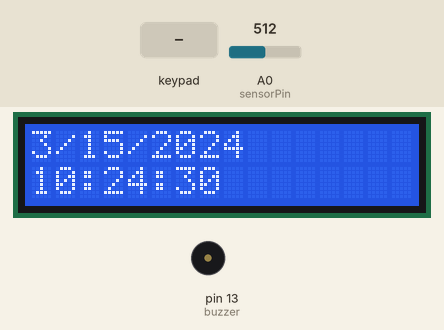
Simulated run of this sketch. Board: Arduino Uno, built with avr-gcc and run on an emulated ATmega328P. Shown: 16×2 character LCD, buzzer (waves = sounding). Inputs (shaded band) come from the test bench; at power-on: A0 (sensorPin) = 512. The local clock reads 2024-03-15 10:24:30 at power-on unless the sketch sets it; what the sketch prints to the serial monitor is not drawn.

Above: at 0.1 s.
1.3 s: key 'A' pressed
At 3.5 s:
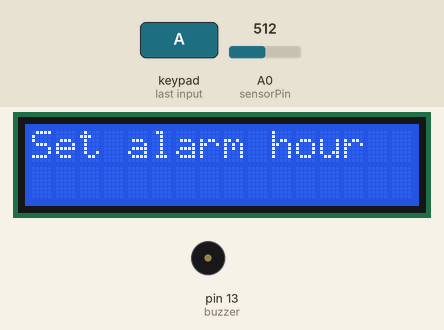
4.0 s: keypad keys 1 2 1 1 1 0 9 * pressed 0.4 s apart
At 8.5 s:
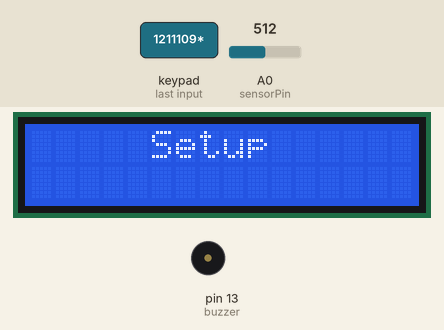
8.7 s: keypad keys 1 2 1 1 1 0 9 # pressed 0.4 s apart
At 13.1 s:
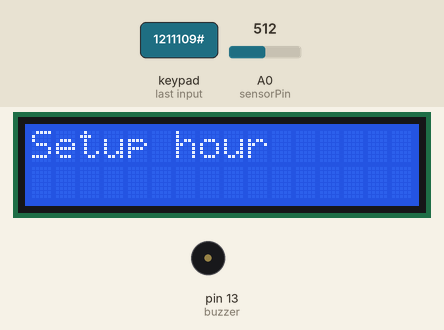
13.4 s: keypad keys 1 2 1 1 1 0 9 D pressed 0.4 s apart
At 17.7 s:
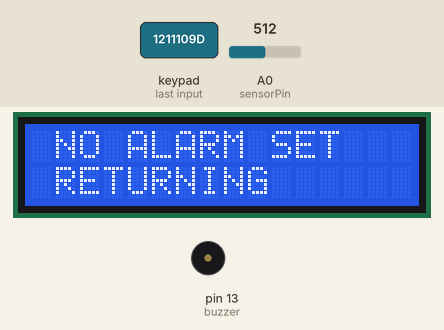
18.4 s: key 'B' pressed
At 19.3 s:
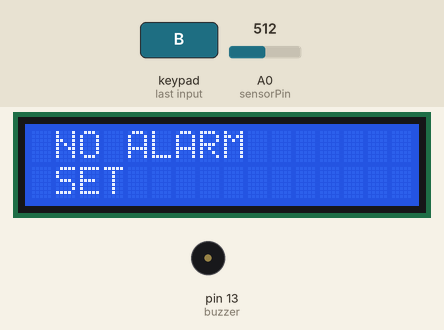
Timing chart, 0 to 21.4 s (numbered marks = the images above; inputs shaded):
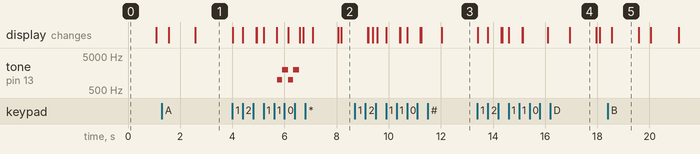

Measured:
- after the input at 1.3 s, the display: first changes after 0.26 s (image 1 shows a later state)
- after the input at 4.0 s, tone on pin 13 (buzzer): plays 1000 Hz for 0.20 s, 2000 Hz for 0.23 s, 1000 Hz for 0.20 s, 2000 Hz for 0.23 s, starting after 1.7 s; the display: first changes at once (image 2 shows a later state)
- after the input at 8.7 s, the display: first differs from a run without the input after 0.52 s (image 3 shows a later state)
- after the input at 13.4 s, the display: first changes at once (image 4 shows a later state)
- after the input at 18.4 s, the display: changes after 0.16 s (image 5)
- what the display in image 4 shows lasts 1.1 s, from 16.9 s to 18.0 s

The sketch:

AlarmClockWaterSensor.ino
```cpp
//Download Libraries and setup before using program
//Wire.h is included in Arduino
//LiquidCrystal_I2C link: https://drive.google.com/file/d/1Oc56q2GPs5SOA-PdbVHHSxKCnI9KY5xd/view
//Keypad link: https://drive.google.com/file/d/1weX2h1kf_NG5WA_a8FldEMcP84hp16RO/view
//VirtualbotixRTC link: https://drive.google.com/file/d/1weX2h1kf_NG5WA_a8FldEMcP84hp16RO/view


#include <LiquidCrystal_I2C.h>
#include <virtuabotixRTC.h>
#include <Keypad.h>
#include <Wire.h>

#define I2C_ADDR 0x27
#define BACKLIGHT_PIN 3
#define En_pin 2
#define Rw_pin 1
#define Rs_pin 0
#define D4_pin 4
#define D5_pin 5
#define D6_pin 6
#define D7_pin 7

#define sensorPin A0

LiquidCrystal_I2C lcd(I2C_ADDR,En_pin,Rw_pin,Rs_pin,D4_pin,D5_pin,D6_pin,D7_pin);

virtuabotixRTC myRTC(2, 3, 4);

const byte numRows= 4;
const byte numCols= 4;

char keymap[numRows][numCols]=
{
{'1', '2', '3', 'A'},
{'4', '5', '6', 'B'},
{'7', '8', '9', 'C'},
{'*', '0', '#', 'D'}
};


byte rowPins[numRows] = {12,11,10,9};
byte colPins[numCols]= {8,7,6,5};
int i1,i2,i3,i4;
char c1,c2,c3,c4;
char keybuttonpressed,keybuttonpressedx;
int A_hour=NULL;
int A_minute=NULL;
int AlarmIsActive=NULL;
int buzzer = 13;
int sensorValue = 0;
int percentlevel = 0;
int sensorValueMain = 0;
int percentlevelMain = 0;

Keypad myKeypad= Keypad(makeKeymap(keymap), rowPins, colPins, numRows, numCols);


void setup() {
  Serial.begin(9600);
  lcd.begin (16,2);
  lcd.setBacklightPin(BACKLIGHT_PIN,POSITIVE);
  lcd.setBacklight(HIGH);
  lcd.home ();

}

void loop() {

  while(keybuttonpressed == NO_KEY){
  keybuttonpressed = myKeypad.getKey();
  lcd.clear();
  myRTC.updateTime();
  sensorValue = analogRead(sensorPin);
  Serial.println(sensorValue);
  percentlevel = map(sensorValue, 0, 600, 0, 100);


  //alarm if time reached, sensor value < 450 (not near max capacity)
  if(myRTC.hours==A_hour && myRTC.minutes==A_minute && AlarmIsActive==1 && myRTC.seconds >= 0 && myRTC.seconds <= 2 && sensorValue < 450){
    AlarmIsActive = 0; //turns off alarm
    while(keybuttonpressedx == NO_KEY){
      //Serial.println("Alarm mode low water"); //test code
    tone(buzzer, 1000);
    delay(100);
    tone(buzzer, 2000);
    delay(100);
    lcd.clear();
    lcd.print("Water Level LOW"); //Message to show when the alarm is ringing
    lcd.setCursor(0,1);
    lcd.print("Press Key");
    keybuttonpressedx = myKeypad.getKey();
    }
  }

  //alarm if time reached, sensor is >= 450 (near max capacity)
  if(myRTC.minutes!=A_minute && AlarmIsActive==1 && sensorValue >= 450){
    AlarmIsActive = 0; //turns off alarm
    //Serial.println("Alarm is off"); //test code
    //Serial.println(AlarmIsActive); //test code
    while(keybuttonpressedx == NO_KEY){
      //Serial.println("Alarm mode buzzer"); //test code
    tone(buzzer, 1000);
    delay(200);
    tone(buzzer, 2000);
    delay(200);
    lcd.clear();
    lcd.print("Water Level FULL"); //Message to show when the alarm is ringing
    lcd.setCursor(0,1);
    lcd.print("Press Key");
    keybuttonpressedx = myKeypad.getKey();
    }
  }


  //keyboard code DO NOT TOUCH
  keybuttonpressedx = NO_KEY;
  noTone(buzzer);
  lcd.setCursor(0,0);
  lcd.print(myRTC.month);
  lcd.print("/");
  lcd.print(myRTC.dayofmonth);
  lcd.print("/");
  lcd.print(myRTC.year);
  lcd.setCursor(0,1);
  lcd.print(myRTC.hours);
  lcd.print(":");
  lcd.print(myRTC.minutes);
  lcd.print(":");
  lcd.print(myRTC.seconds);
  delay(100);
  }


         if (keybuttonpressed == '*')
             {
              lcd.clear();
              lcd.print("     Setup");
             delay(1000);
              lcd.clear();
              lcd.print("Setup year");

             char keybuttonpressed2 = myKeypad.waitForKey();
                    if (keybuttonpressed2 != NO_KEY && keybuttonpressed2 !='*' && keybuttonpressed2 !='#' && keybuttonpressed2 !='A' && keybuttonpressed2 !='B' && keybuttonpressed2 !='C' && keybuttonpressed2 !='D' )
                      {
                       c1 = keybuttonpressed2;
                       lcd.setCursor(0, 1);
                       lcd.print(c1);
                       }
                 char      keybuttonpressed3 = myKeypad.waitForKey();
                    if (keybuttonpressed3 != NO_KEY && keybuttonpressed3 !='*' && keybuttonpressed3 !='#' && keybuttonpressed3 !='A' && keybuttonpressed3 !='B' && keybuttonpressed3 !='C' && keybuttonpressed3 !='D' )
                      {
                       c2 = keybuttonpressed3;
                       lcd.setCursor(1, 1);
                       lcd.print(c2);
                       }
                   char  keybuttonpressed4 = myKeypad.waitForKey();
                   if (keybuttonpressed4 != NO_KEY && keybuttonpressed4 !='*' && keybuttonpressed4 !='#' && keybuttonpressed4 !='A' && keybuttonpressed4 !='B' && keybuttonpressed4 !='C' && keybuttonpressed4 !='D' )
                      {
                       c3 = keybuttonpressed4;
                       lcd.setCursor(2, 1);
                       lcd.print(c3);
                       }
                   char   keybuttonpressed5 = myKeypad.waitForKey();
                   if (keybuttonpressed5 != NO_KEY && keybuttonpressed5 !='*' && keybuttonpressed5 !='#' && keybuttonpressed5 !='A' && keybuttonpressed5 !='B' && keybuttonpressed5 !='C' && keybuttonpressed5 !='D' )
                      {
                       c4 = keybuttonpressed5;
                       lcd.setCursor(3, 1);
                       lcd.print(c4);
                       }

                     i1=(c1-48)*1000;
                     i2=(c2-48)*100;
                     i3=(c3-48)*10;
                     i4=c4-48;
                     int N_year=i1+i2+i3+i4;
                   delay(500);
                     lcd.clear();
                     lcd.print("Setup month");

                     char keybuttonpressed6 = myKeypad.waitForKey();
                    if (keybuttonpressed6 != NO_KEY && keybuttonpressed6 !='*' && keybuttonpressed6 !='#' && keybuttonpressed6 !='A' && keybuttonpressed6 !='B' && keybuttonpressed6 !='C' && keybuttonpressed6 !='D' )
                      {
                       c1 = keybuttonpressed6;
                       lcd.setCursor(0, 1);
                       lcd.print(c1);
                       }
                    char   keybuttonpressed7 = myKeypad.waitForKey();
                    if (keybuttonpressed7 != NO_KEY && keybuttonpressed7 !='*' && keybuttonpressed7 !='#' && keybuttonpressed7 !='A' && keybuttonpressed7 !='B' && keybuttonpressed7 !='C' && keybuttonpressed7 !='D' )
                      {
                       c2 = keybuttonpressed7;
                       lcd.setCursor(1, 1);
                       lcd.print(c2);
                       }


                     i1=(c1-48)*10;
                     i2=c2-48;
                    int N_month=i1+i2;
                     delay(500);

                     lcd.clear();
                     lcd.print("Setup Day");


                      char keybuttonpressed8 = myKeypad.waitForKey();
                    if (keybuttonpressed8 != NO_KEY && keybuttonpressed8 !='*' && keybuttonpressed8 !='#' && keybuttonpressed8 !='A' && keybuttonpressed8 !='B' && keybuttonpressed8 !='C' && keybuttonpressed8 !='D' )
                      {
                        c1 = keybuttonpressed8;
                       lcd.setCursor(0, 1);
                       lcd.print(c1);
                       }
                      char keybuttonpressed9 = myKeypad.waitForKey();
                    if (keybuttonpressed9 != NO_KEY && keybuttonpressed9 !='*' && keybuttonpressed9 !='#' && keybuttonpressed9 !='A' && keybuttonpressed9 !='B' && keybuttonpressed9 !='C' && keybuttonpressed9 !='D' )
                      {
                        c2 = keybuttonpressed9;
                       lcd.setCursor(1, 1);
                       lcd.print(c2);
                       }


                     i1=(c1-48)*10;
                     i2=c2-48;
                    int N_day=i1+i2;
                    delay(500);
                     lcd.clear();
                     lcd.print("Setup hour");

                     char keybuttonpressed10 = myKeypad.waitForKey();
                    if (keybuttonpressed10 != NO_KEY && keybuttonpressed10 !='*' && keybuttonpressed10 !='#' && keybuttonpressed10 !='A' && keybuttonpressed10 !='B' && keybuttonpressed10 !='C' && keybuttonpressed10 !='D' )
                      {
                       c1 = keybuttonpressed10;
                       lcd.setCursor(0, 1);
                       lcd.print(c1);
                       }
                    char   keybuttonpressed11 = myKeypad.waitForKey();
                    if (keybuttonpressed11 != NO_KEY && keybuttonpressed11 !='*' && keybuttonpressed11 !='#' && keybuttonpressed11 !='A' && keybuttonpressed11 !='B' && keybuttonpressed11 !='C' && keybuttonpressed11 !='D' )
                      {
                        c2 = keybuttonpressed11;
                       lcd.setCursor(1, 1);
                       lcd.print(c2);
                       }


                     i1=(c1-48)*10;
                     i2=c2-48;
                    int N_hour=i1+i2;
                    delay(500);
                     lcd.clear();
                     lcd.print("Setup minutes");

                    char keybuttonpressed12 = myKeypad.waitForKey();
                    if (keybuttonpressed12 != NO_KEY && keybuttonpressed12 !='*' && keybuttonpressed12 !='#' && keybuttonpressed12 !='A' && keybuttonpressed12 !='B' && keybuttonpressed12 !='C' && keybuttonpressed12 !='D' )
                      {
                        c1 = keybuttonpressed12;
                       lcd.setCursor(0, 1);
                       lcd.print(c1);
                       }
                   char    keybuttonpressed13 = myKeypad.waitForKey();
                    if (keybuttonpressed13 != NO_KEY && keybuttonpressed13 !='*' && keybuttonpressed13 !='#' && keybuttonpressed13 !='A' && keybuttonpressed13 !='B' && keybuttonpressed13 !='C' && keybuttonpressed13 !='D' )
                      {
                        c2 = keybuttonpressed13;
                       lcd.setCursor(1, 1);
                       lcd.print(c2);
                       }


                     i1=(c1-48)*10;
                     i2=c2-48;
                    int N_minutes=i1+i2;
                    delay(500);
                     lcd.clear();

                    myRTC.setDS1302Time(22, N_minutes, N_hour, 1, N_day, N_month, N_year);

                    keybuttonpressed=NO_KEY;
              }


             if (keybuttonpressed == 'A'){
              lcd.clear();
              lcd.print("  Alarm setup  ");
              delay(1000);
              lcd.clear();
              lcd.print("Set alarm hour");

               char keybuttonpressed14 = myKeypad.waitForKey();
                    if (keybuttonpressed14 != NO_KEY && keybuttonpressed14 !='*' && keybuttonpressed14 !='#' && keybuttonpressed14 !='A' && keybuttonpressed14 !='B' && keybuttonpressed14 !='C' && keybuttonpressed14 !='D' )
                      {
                       c1 = keybuttonpressed14;
                       lcd.setCursor(0, 1);
                       lcd.print(c1);
                       }
                    char   keybuttonpressed15 = myKeypad.waitForKey();
                    if (keybuttonpressed15 != NO_KEY && keybuttonpressed15 !='*' && keybuttonpressed15 !='#' && keybuttonpressed15 !='A' && keybuttonpressed15 !='B' && keybuttonpressed15 !='C' && keybuttonpressed15 !='D' )
                      {
                        c2 = keybuttonpressed15;
                       lcd.setCursor(1, 1);
                       lcd.print(c2);
                       }


                     i1=(c1-48)*10;
                     i2=c2-48;
                     A_hour=i1+i2;
                    delay(500);
                     lcd.clear();
                     lcd.print("Set alarm minutes");
                      char keybuttonpressed16 = myKeypad.waitForKey();
                    if (keybuttonpressed16 != NO_KEY && keybuttonpressed16 !='*' && keybuttonpressed16 !='#' && keybuttonpressed16 !='A' && keybuttonpressed16 !='B' && keybuttonpressed16 !='C' && keybuttonpressed16 !='D' )
                      {
                       c1 = keybuttonpressed16;
                       lcd.setCursor(0, 1);
                       lcd.print(c1);
                       }
                    char   keybuttonpressed17 = myKeypad.waitForKey();
                    if (keybuttonpressed17 != NO_KEY && keybuttonpressed17 !='*' && keybuttonpressed17 !='#' && keybuttonpressed17 !='A' && keybuttonpressed17 !='B' && keybuttonpressed17 !='C' && keybuttonpressed17 !='D' )
                      {
                        c2 = keybuttonpressed17;
                       lcd.setCursor(1, 1);
                       lcd.print(c2);
                       }


                     i1=(c1-48)*10;
                     i2=c2-48;
                     A_minute=i1+i2;
                    delay(500);
                     lcd.clear();
                      AlarmIsActive=1;
                      keybuttonpressed=NO_KEY;
             }
             if (keybuttonpressed == 'B')
             {
              if(AlarmIsActive==0){
                lcd.clear();
                lcd.print(" NO ALARM");
                lcd.setCursor(0, 1);
                lcd.print(" SET");
                keybuttonpressed=NO_KEY;
                delay(1000);
              }

              if(AlarmIsActive==1){
                lcd.clear();
                lcd.print(" ALARM");
                lcd.setCursor(0, 1);
                lcd.print(" DEACTIVATED");
                AlarmIsActive=0;
                keybuttonpressed=NO_KEY;
                delay(1000);
              }
             }
             if (keybuttonpressed == 'C')
             {
              if(AlarmIsActive==0){
                keybuttonpressed=NO_KEY;
                while(keybuttonpressed == NO_KEY){
                  sensorValueMain = analogRead(sensorPin);
                  //Serial.println(sensorValue);
                  percentlevelMain = map(sensorValueMain, 0, 630, 0, 100);
                  delay(300);
                  lcd.clear();
                  lcd.print("SENSOR: ");
                  lcd.print(sensorValueMain);
                  lcd.setCursor(0, 1);
                  lcd.print("Value: ");
                  lcd.print(percentlevelMain);
                  keybuttonpressed = myKeypad.getKey();
                }
                keybuttonpressed=NO_KEY;
                delay(100);
              }

              if(AlarmIsActive==1){
                lcd.clear();
                lcd.print(" ALARM IS SET");
                lcd.setCursor(0,1);
                lcd.print(" RETURNING");
                keybuttonpressed=NO_KEY;
                delay(2000);
              }
             }
             if (keybuttonpressed == 'D')
             {
              if(AlarmIsActive==0){
                lcd.clear();
                lcd.print(" NO ALARM SET");
                lcd.setCursor(0, 1);
                lcd.print(" RETURNING");
                keybuttonpressed=NO_KEY;
                delay(1000);
              }

              if(AlarmIsActive==1){
                lcd.clear();
                lcd.print(" ALARM TIME:");
                lcd.setCursor(0,1);
                lcd.print(A_hour);
                lcd.print(":");
                lcd.print(A_minute);
                keybuttonpressed=NO_KEY;
                delay(2000);
              }
             }
             else {
              myRTC.updateTime();
              keybuttonpressed=NO_KEY;
             }


}
```
